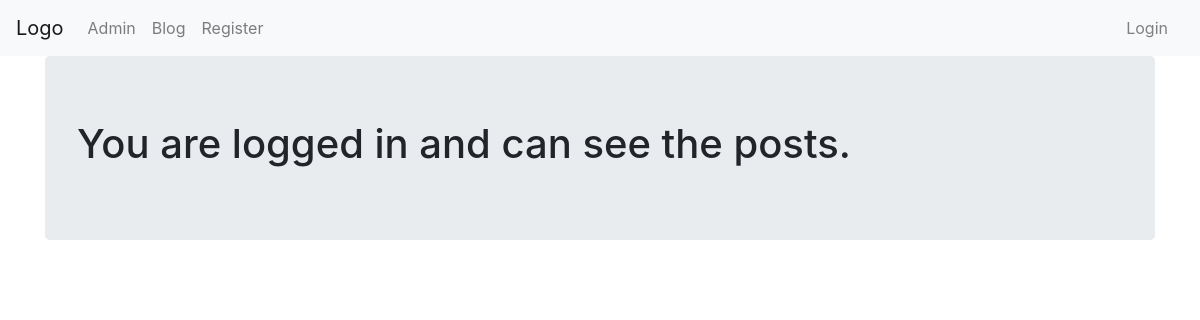
Before: /blog/ with the older database file.
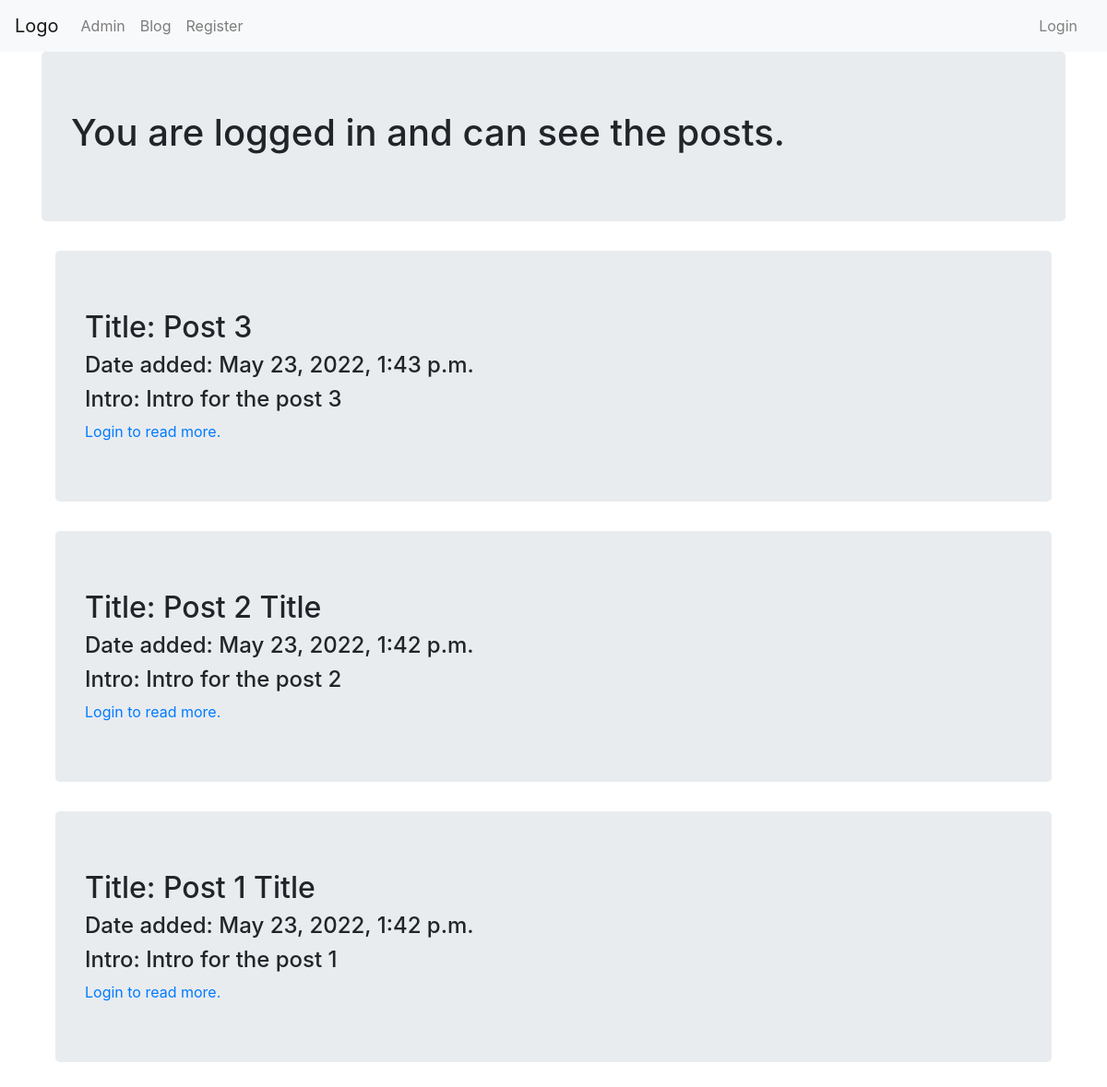
After: the same page with the newer database file.
### blog/models.py (models this page shows, shortened)
class Post(models.Model):
  title = models.CharField(max_length=255)
  slug  = models.SlugField()
  intro = models.TextField()
  body  = models.TextField()
  date_added = models.DateTimeField(auto_now_add=True)
  class Meta:
    ordering = ['-date_added']

### blog/views.py (the view)
# urls.py: 2. Add a URL to urlpatterns:  path('blog/', include('blog.urls'))
def blog(request):
  posts = Post.objects.all()
  return render(request, 'blog/blog.html', {'posts': posts})

### templates/blog/blog.html
{% extends "blog/base.html" %}
{% block body_block %}
    <div class="jumbotron">
      <h1>You are logged in and can see the posts.</h1>
    </div>
    <div class="container">
      {% for post in posts %}
        <div class="jumbotron">
          <h2 class="subtitle">Title: {{post.title}}</h2>
          <h4>Date added: {{post.date_added}}</h4>
          <h4>Intro: {{post.intro}}</h4>
          {% if user.is_authenticated %}
            <a href="{% url 'post_detail' post.slug %}">Read more</a>
          {% else %}
            <a href="{% url 'login_page' %}">Login to read more.</a>
          {% endif %}
        </div>
      {% endfor %}
    </div>
{% endblock %}

### templates/blog/base.html (shortened to what this page needs)
<!DOCTYPE html>
{% load staticfiles %}
<head>
  <link rel="stylesheet" href="https://cdn.jsdelivr.net/npm/bootstrap@4.4.1/dist/css/bootstrap.min.css">
  <link rel="stylesheet" href="{% static 'css.css' %}">
</head>
<body>
  <nav class="navbar navbar-expand-lg navbar-light bg-light">
    <a class="navbar-brand" href="{% url 'index' %}">Logo</a>
    <div class="collapse navbar-collapse" id="navbarSupportedContent">
      <ul class="navbar-nav mr-auto">
        <li class="nav-item">
          <a class="nav-link" href="{% url 'admin:index' %}">Admin</a>
        </li>
        <li class="nav-item">
          <a class="nav-link" href="{% url 'blog' %}">Blog</a>
        </li>
        <li class="nav-item">
          <a class="nav-link" href="{% url 'register' %}">Register</a>
        </li>
      </ul>
      {% if user.is_authenticated %}
      <div>Logged in as: </div>
      <a class="logout nav-link" href="{% url 'user' %}"><b>{{user.username}}</b></a>
      <a class="logout nav-link" href="{% url 'logout' %}">Logout</a>
      {% else %}
      <a class="logout nav-link" href="{% url 'user_login' %}">Login</a></li>
      {% endif %}
    </div>
  </nav>
  <div class="container">
    {% block body_block %}
    {% endblock %}
  </div>
</body>
</html>

### static/css.css (style rules this page uses)
.logout { color: grey; }

Changed rows visible on the page:
added Post: title "Post 3", date_added "May 23, 2022, 1:43 p.m.", intro "Intro for the post 3"
added Post: title "Post 2 Title", date_added "May 23, 2022, 1:42 p.m.", intro "Intro for the post 2"
added Post: title "Post 1 Title", date_added "May 23, 2022, 1:42 p.m.", intro "Intro for the post 1"
